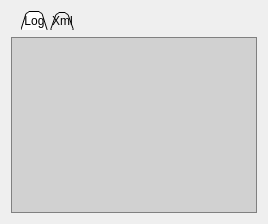
<?xml version="1.0" encoding="UTF-8"?>
<ui version="4.0">
 <class>LogWidget</class>
 <widget class="QWidget" name="LogWidget">
  <property name="geometry">
   <rect>
    <x>0</x>
    <y>0</y>
    <width>268</width>
    <height>224</height>
   </rect>
  </property>
  <property name="sizePolicy">
   <sizepolicy hsizetype="Maximum" vsizetype="Maximum">
    <horstretch>0</horstretch>
    <verstretch>0</verstretch>
   </sizepolicy>
  </property>
  <property name="windowTitle">
   <string>Form</string>
  </property>
  <property name="styleSheet">
   <string notr="true">QTextBrowser {
	border: 1px solid gray;
	background-color: rgba(0, 0, 0, 32);
}

QTabWidget::pane {
	background: rgba(0, 0, 0, 0);
	border: 0;

    
    position: absolute;
    top: 7px;
    
}
QTabWidget::tab-bar {
	left: 10px;
}
QTabBar::tab {
    background: qlineargradient(x1: 0, y1: 0, x2: 0, y2: 1,
                                   stop: 0 rgba(0, 0, 0, 16),
								   stop: 0.4 rgba(0, 0, 0, 32),
                                   stop: 0.5 rgba(0, 0, 0, 30),
                                   stop: 1.0 rgba(0, 0, 0, 16));
     min-width: 8ex;
     padding: 2px;
	margin-right: 2px;
/*
	padding: 4px;
	margin-right: 2px;
	min-width: 40px;
*/
		
;
}


QTabBar::tab:selected, QTabBar::tab:hover {
    background: qlineargradient(x1: 0, y1: 0, x2: 0, y2: 1,
                                   stop: 0 rgba(0, 0, 0, 32),
								   stop: 0.4 rgba(0, 0, 0, 64),
                                   stop: 0.5 rgba(0, 0, 0, 60),
                                   stop: 1.0 rgba(0, 0, 0, 32));
	border: 1px solid gray;
	border-bottom: 0;

 }
QScrollBar:vertical {
	border: 1px solid grey;
	background: rgba(0, 0, 0, 0);
	width: 15px;
	margin: 19px 0 19px 0;
}
QScrollBar::handle:vertical {
	background: rgba(0, 0, 0, 32);
	border-top: 1px solid grey;
	border-bottom: 1px solid grey;
	min-height: 45px;
	margin-top: -1;
	margin-bottom: -1;
}
QScrollBar::add-line:vertical {
	border: 1px solid grey;
	background: rgba(0, 0, 0, 32);
	height: 15px;
	subcontrol-position: bottom;
	subcontrol-origin: margin;
}
QScrollBar::sub-line:vertical {
	border: 1px solid grey;
	background: rgba(0, 0, 0, 32);
	height: 15px;
	subcontrol-position: top;
	subcontrol-origin: margin;
}

QScrollBar::up-arrow:vertical, QScrollBar::down-arrow:vertical {
	border: 1px solid grey;
	width: 5px;
	height: 5px;
	background: rgb(0, 0, 0, 32);
}
QScrollBar::add-page:vertical, QScrollBar::sub-page:vertical {
	background: none;
}
</string>
  </property>
  <layout class="QHBoxLayout" name="horizontalLayout">
   <item>
    <widget class="QTabWidget" name="mp_tabWidget">
     <property name="focusPolicy">
      <enum>Qt::WheelFocus</enum>
     </property>
     <property name="styleSheet">
      <string notr="true"/>
     </property>
     <property name="tabShape">
      <enum>QTabWidget::Triangular</enum>
     </property>
     <property name="currentIndex">
      <number>0</number>
     </property>
     <widget class="QWidget" name="mp_tabLog">
      <attribute name="title">
       <string>Log</string>
      </attribute>
      <layout class="QGridLayout">
       <property name="verticalSpacing">
        <number>0</number>
       </property>
       <property name="margin">
        <number>0</number>
       </property>
       <item row="0" column="0">
        <widget class="QTextBrowser" name="mp_logView">
         <property name="focusPolicy">
          <enum>Qt::NoFocus</enum>
         </property>
         <property name="styleSheet">
          <string notr="true"/>
         </property>
         <property name="html">
          <string>&lt;!DOCTYPE HTML PUBLIC &quot;-//W3C//DTD HTML 4.0//EN&quot; &quot;http://www.w3.org/TR/REC-html40/strict.dtd&quot;&gt;
&lt;html&gt;&lt;head&gt;&lt;meta name=&quot;qrichtext&quot; content=&quot;1&quot; /&gt;&lt;style type=&quot;text/css&quot;&gt;
p, li { white-space: pre-wrap; }
&lt;/style&gt;&lt;/head&gt;&lt;body style=&quot; font-family:'DejaVu Sans'; font-size:9pt; font-weight:400; font-style:normal;&quot;&gt;
&lt;p style=&quot;-qt-paragraph-type:empty; margin-top:0px; margin-bottom:0px; margin-left:0px; margin-right:0px; -qt-block-indent:0; text-indent:0px; color:#ffffff;&quot;&gt;&lt;/p&gt;&lt;/body&gt;&lt;/html&gt;</string>
         </property>
         <property name="openLinks">
          <bool>false</bool>
         </property>
        </widget>
       </item>
      </layout>
     </widget>
     <widget class="QWidget" name="mp_tabDebug">
      <attribute name="title">
       <string>Xml</string>
      </attribute>
      <layout class="QGridLayout" name="gridLayout">
       <property name="margin">
        <number>0</number>
       </property>
       <property name="spacing">
        <number>0</number>
       </property>
       <item row="0" column="0">
        <widget class="QTextBrowser" name="mp_xmlView">
         <property name="html">
          <string>&lt;!DOCTYPE HTML PUBLIC &quot;-//W3C//DTD HTML 4.0//EN&quot; &quot;http://www.w3.org/TR/REC-html40/strict.dtd&quot;&gt;
&lt;html&gt;&lt;head&gt;&lt;meta name=&quot;qrichtext&quot; content=&quot;1&quot; /&gt;&lt;style type=&quot;text/css&quot;&gt;
p, li { white-space: pre-wrap; }
&lt;/style&gt;&lt;/head&gt;&lt;body style=&quot; font-family:'DejaVu Sans'; font-size:9pt; font-weight:400; font-style:normal;&quot;&gt;
&lt;p style=&quot;-qt-paragraph-type:empty; margin-top:0px; margin-bottom:0px; margin-left:0px; margin-right:0px; -qt-block-indent:0; text-indent:0px;&quot;&gt;&lt;/p&gt;&lt;/body&gt;&lt;/html&gt;</string>
         </property>
        </widget>
       </item>
      </layout>
     </widget>
    </widget>
   </item>
  </layout>
 </widget>
 <resources/>
 <connections/>
</ui>
